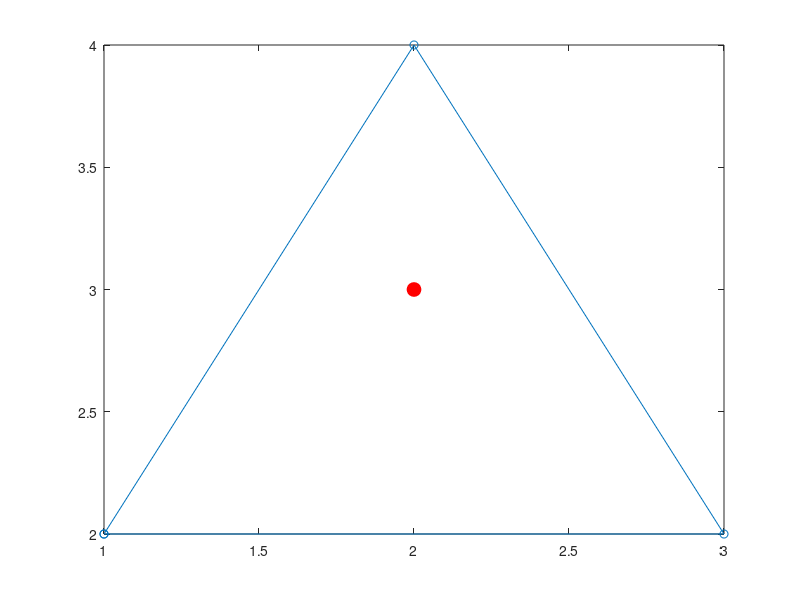

The MATLAB source for this figure: (Note: this script raises an error after producing the figure.)
%%%%%在三角形内部画一个点%%%%%
% 给定一个点P，若在三角形内部，则可视化

% 定义三角形的三个顶点abc
a = [1,2];
b = [3,2];
c = [2,4];

% 画出三角形
x = [a(1) b(1) c(1) a(1)];%x(1)y(1)z(1)
y = [a(2) b(2) c(2) a(2)];%x(2)y(2)z(2)
plot(x,y,'-o')  % 使用plot函数


% 给定一个点P
p = [2 3];
hold on 
plot(p(1), p(2), 'ro', 'MarkerSize', 10, 'MarkerFaceColor', 'r');%画内部点

%判断并打印结果
ans = inTri(a, b, c, p);
disp(['结果：',num2str(ans)]); % 最终输出为-1


function ans = inTri(a, b, c, p)
% 判断点p是否在三角形abc内部
ab = b-a;
ap = p-a;
bc = c-b;
bp = p-b;
ca = a-c;
cp = p-c;
if cross2(ab,ap)>0 && cross2(bc,bp)>0 && cross2(ca,cp)>0 % 在三角形内部
    ans = 1;
elseif cross2(ab,ap) * cross2(bc,bp) * cross2(ca,cp) == 0 % 在边上
    ans = 0;
else % 在三角形外部
    ans = -1;
end

end

% 定义二维向量叉乘
function cross_product = cross2(a, b)
    cross_product = a(1)*b(2)-a(2)*b(1);
end

